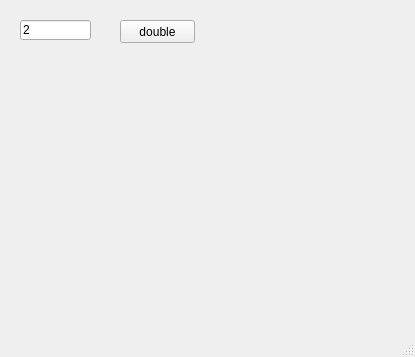
<?xml version="1.0" encoding="UTF-8"?>
<ui version="4.0">
 <class>MainWindow</class>
 <widget class="QMainWindow" name="MainWindow">
  <property name="geometry">
   <rect>
    <x>0</x>
    <y>0</y>
    <width>415</width>
    <height>357</height>
   </rect>
  </property>
  <property name="windowTitle">
   <string>MainWindow</string>
  </property>
  <widget class="QWidget" name="centralwidget">
   <widget class="QLineEdit" name="le">
    <property name="geometry">
     <rect>
      <x>20</x>
      <y>20</y>
      <width>71</width>
      <height>20</height>
     </rect>
    </property>
    <property name="text">
     <string>2</string>
    </property>
   </widget>
   <widget class="QPushButton" name="pb">
    <property name="geometry">
     <rect>
      <x>120</x>
      <y>20</y>
      <width>75</width>
      <height>23</height>
     </rect>
    </property>
    <property name="text">
     <string>double</string>
    </property>
   </widget>
  </widget>
  <widget class="QMenuBar" name="menubar">
   <property name="geometry">
    <rect>
     <x>0</x>
     <y>0</y>
     <width>415</width>
     <height>21</height>
    </rect>
   </property>
  </widget>
  <widget class="QStatusBar" name="statusbar"/>
 </widget>
 <resources/>
 <connections/>
</ui>
